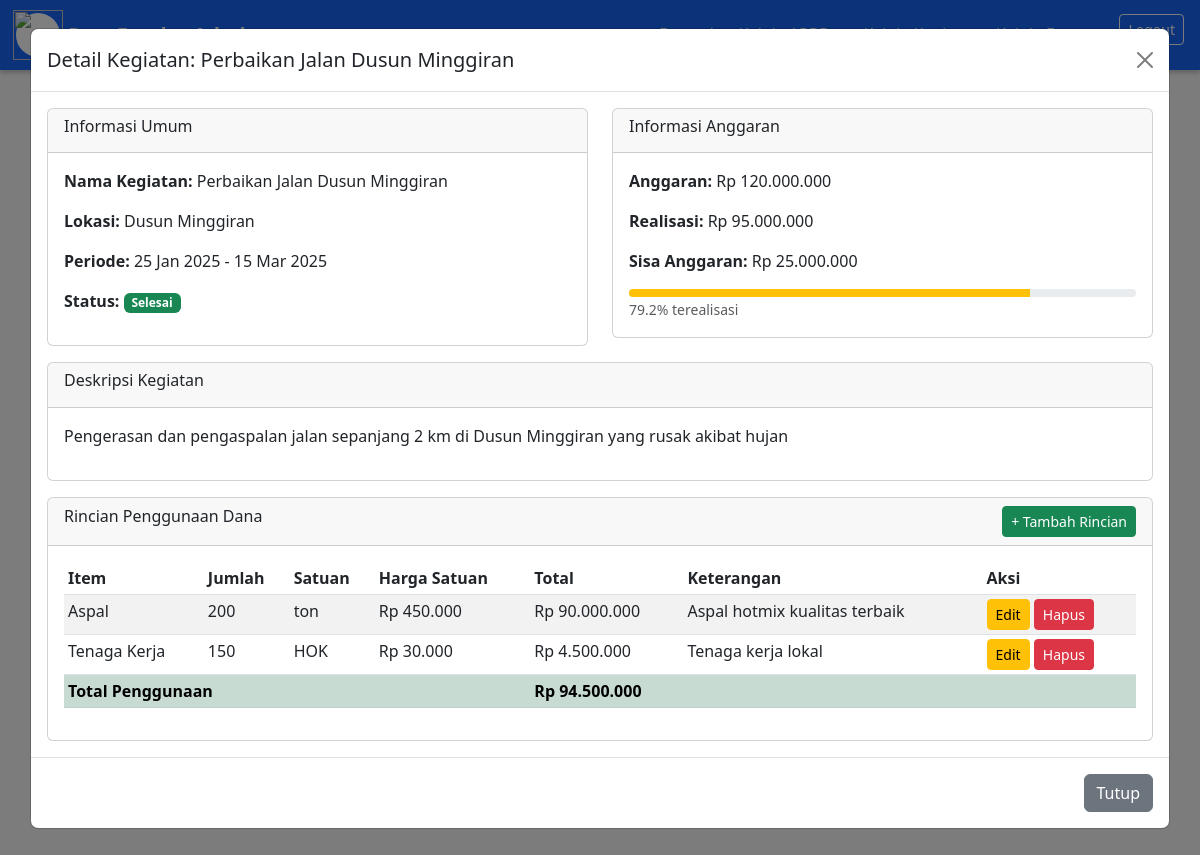
The app's page /admin_kegiatan.php?detail_id=1 (signed in) with its own data.
### tables this page shows
CREATE TABLE IF NOT EXISTS kegiatan (
    id INT AUTO_INCREMENT PRIMARY KEY,
    pengeluaran_id INT NOT NULL,
    nama_kegiatan VARCHAR(255) NOT NULL,
    deskripsi TEXT NOT NULL,
    lokasi VARCHAR(255) NOT NULL,
    tanggal_mulai DATE NOT NULL,
    tanggal_selesai DATE NULL,
    anggaran DECIMAL(15,2) NOT NULL,
    realisasi DECIMAL(15,2) NOT NULL DEFAULT 0,
    sisa_anggaran DECIMAL(15,2) NOT NULL,
    status ENUM('rencana', 'berjalan', 'selesai') DEFAULT 'rencana',
    dokumentasi TEXT,
    created_at TIMESTAMP DEFAULT CURRENT_TIMESTAMP,
    FOREIGN KEY (pengeluaran_id) REFERENCES pengeluaran(id) ON DELETE CASCADE
);

CREATE TABLE IF NOT EXISTS detail_penggunaan_kegiatan (
    id INT AUTO_INCREMENT PRIMARY KEY,
    kegiatan_id INT NOT NULL,
    item VARCHAR(255) NOT NULL,
    jumlah DECIMAL(15,2) NOT NULL,
    satuan VARCHAR(50) NOT NULL,
    harga_satuan DECIMAL(15,2) NOT NULL,
    total DECIMAL(15,2) NOT NULL,
    keterangan TEXT,
    FOREIGN KEY (kegiatan_id) REFERENCES kegiatan(id) ON DELETE CASCADE
);

### admin_kegiatan.php (the view, shortened to what this page needs)
<?php
require_once 'config.php';
try {
    $stmt = $pdo->prepare("
        SELECT k.*, p.nama_kegiatan as nama_pengeluaran, p.anggaran as anggaran_pengeluaran
        FROM kegiatan k
        LEFT JOIN pengeluaran p ON k.pengeluaran_id = p.id
        ORDER BY k.created_at DESC
    ");
    $stmt->execute();
    $kegiatan = $stmt->fetchAll();
    $detail_kegiatan = null;
    $detail_penggunaan = [];
    if (isset($_GET['detail_id'])) {
        $detail_id = clean_input($_GET['detail_id']);
        $stmt = $pdo->prepare("SELECT * FROM kegiatan WHERE id = ?");
        $stmt->execute([$detail_id]);
        $detail_kegiatan = $stmt->fetch();
        if ($detail_kegiatan) {
            $stmt = $pdo->prepare("SELECT * FROM detail_penggunaan_kegiatan WHERE kegiatan_id = ?");
            $stmt->execute([$detail_id]);
            $detail_penggunaan = $stmt->fetchAll();
        }
    }
} catch(PDOException $e) {
    $error = "Gagal memuat data kegiatan: " . $e->getMessage();
}
?>
<!DOCTYPE html>
<html lang="id">
<head>
    <link href="https://cdn.jsdelivr.net/npm/bootstrap@5.3.0/dist/css/bootstrap.min.css" rel="stylesheet" />
</head>
<body class="bg-light">
    <nav class="navbar navbar-expand-md navbar-custom px-3">
        <a class="navbar-brand d-flex align-items-center fw-bold" href="index.php">
            <div style="width:44px;height:44px;background:#fff;border-radius:50%;display:flex;align-items:center;justify-content:center;margin-right:8px;">
            </div>
        </a>
        <div class="collapse navbar-collapse" id="navMenu">
            <ul class="navbar-nav ms-auto mb-2 mb-md-0">
                <li class="nav-item"><a class="nav-link" href="dashboard.php">Beranda</a></li>
                <li class="nav-item"><a class="nav-link" href="admin_apbdes.php">Kelola APBDes</a></li>
                <li class="nav-item"><a class="nav-link active" href="admin_kegiatan.php">Kelola Kegiatan</a></li>
                <li class="nav-item"><a class="nav-link" href="admin_forum.php">Kelola Forum</a></li>
                <li class="nav-item">
                    <a href="admin_logout.php" class="btn btn-outline-light btn-sm ms-3">Logout</a>
                </li>
            </ul>
        </div>
    </nav>
    <main class="container my-4">
        <h1 class="text-center mb-4 fw-bold">Kelola Kegiatan Desa Minggiran</h1>
        <div class="admin-container text-center">
            <button class="btn btn-primary btn-lg" data-bs-toggle="modal" data-bs-target="#tambahKegiatanModal">
            </button>
        </div>
        <div class="admin-container">
            <h4 class="mb-3">Daftar Kegiatan</h4>
            <?php if (empty($kegiatan)): ?>
                <div class="text-center text-muted py-4">
                    <h5>Belum ada kegiatan</h5>
                    <p>Klik tombol "Tambah Kegiatan Baru" untuk menambah kegiatan pertama.</p>
                </div>
            <?php else: ?>
                <?php foreach($kegiatan as $item):
                ?>
                <div class="kegiatan-card">
                    <div class="row">
                        <div class="col-md-8">
                            <h5 class="mb-2"><?php echo htmlspecialchars($item['nama_kegiatan']); ?></h5>
                            <p class="text-muted mb-2"><?php echo htmlspecialchars($item['deskripsi']); ?></p>
                            <div class="row mb-2">
                                <div class="col-sm-6">
                                    <small class="text-muted">
                                        <strong>Lokasi:</strong> <?php echo htmlspecialchars($item['lokasi']); ?>
                                    </small>
                                </div>
                                <div class="col-sm-6">
                                    <small class="text-muted">
                                        <strong>Periode:</strong> <?php echo date('d M Y', strtotime($item['tanggal_mulai'])); ?>
                                    </small>
                                </div>
                            </div>
                            <div class="d-flex justify-content-between align-items-center">
                                <small class="text-muted">
                                </small>
                                <span class="badge
                                    <?php echo $item['status'] == 'selesai' ? 'bg-success' :
                                           ($item['status'] == 'berjalan' ? 'bg-warning' : 'bg-secondary'); ?>">
                                </span>
                            </div>
                        </div>
                        <div class="col-md-4 text-end">
                            <div class="mb-2">
                                <strong>Anggaran: Rp <?php echo number_format($item['anggaran'], 0, ',', '.'); ?></strong>
                            </div>
                            <div class="mb-3">
                                <small class="text-muted d-block">Sisa: Rp <?php echo number_format($item['sisa_anggaran'], 0, ',', '.'); ?></small>
                            </div>
                            <div class="btn-group">
                                <a href="admin_kegiatan.php?detail_id=<?php echo $item['id']; ?>" class="btn btn-info btn-sm btn-action">
                                </a>
                                <button class="btn btn-warning btn-sm btn-action" data-bs-toggle="modal" data-bs-target="#editKegiatanModal<?php echo $item['id']; ?>">
                                </button>
                                <a href="admin_kegiatan.php?hapus_kegiatan=<?php echo $item['id']; ?>" class="btn btn-danger btn-sm btn-action"
                                   onclick="return confirm('Hapus kegiatan <?php echo addslashes($item['nama_kegiatan']); ?>?')">
                                </a>
                            </div>
                        </div>
                    </div>
                </div>
                <?php endforeach; ?>
            <?php endif; ?>
        </div>
    </main>
    <?php if ($detail_kegiatan): ?>
    <div class="modal fade show" id="detailModal" tabindex="-1" aria-labelledby="detailModalLabel" aria-hidden="false" style="display: block; background: rgba(0,0,0,0.5);">
        <div class="modal-dialog modal-xl">
            <div class="modal-content">
                <div class="modal-header">
                    <h5 class="modal-title" id="detailModalLabel">Detail Kegiatan: <?php echo htmlspecialchars($detail_kegiatan['nama_kegiatan']); ?></h5>
                    <a href="admin_kegiatan.php" class="btn-close" aria-label="Close"></a>
                </div>
                <div class="modal-body">
                    <div class="row">
                        <div class="col-md-6">
                            <div class="card mb-3">
                                <div class="card-header">
                                    <h6>Informasi Umum</h6>
                                </div>
                                <div class="card-body">
                                    <p><strong>Nama Kegiatan:</strong> <?php echo htmlspecialchars($detail_kegiatan['nama_kegiatan']); ?></p>
                                    <p><strong>Lokasi:</strong> <?php echo htmlspecialchars($detail_kegiatan['lokasi']); ?></p>
                                    <p><strong>Periode:</strong> <?php echo date('d M Y', strtotime($detail_kegiatan['tanggal_mulai'])); ?>
                                        <?php if ($detail_kegiatan['tanggal_selesai']): ?>
                                         - <?php echo date('d M Y', strtotime($detail_kegiatan['tanggal_selesai'])); ?>
                                        <?php endif; ?>
                                    </p>
                                    <p><strong>Status:</strong>
                                        <span class="badge
                                            <?php echo $detail_kegiatan['status'] == 'selesai' ? 'bg-success' :
                                                   ($detail_kegiatan['status'] == 'berjalan' ? 'bg-warning' : 'bg-secondary'); ?>">
                                            <?php echo ucfirst($detail_kegiatan['status']); ?>
                                        </span>
                                    </p>
                                </div>
                            </div>
                        </div>
                        <div class="col-md-6">
                            <div class="card mb-3">
                                <div class="card-header">
                                    <h6>Informasi Anggaran</h6>
                                </div>
                                <div class="card-body">
                                    <p><strong>Anggaran:</strong> Rp <?php echo number_format($detail_kegiatan['anggaran'], 0, ',', '.'); ?></p>
                                    <p><strong>Realisasi:</strong> Rp <?php echo number_format($detail_kegiatan['realisasi'], 0, ',', '.'); ?></p>
                                    <p><strong>Sisa Anggaran:</strong> Rp <?php echo number_format($detail_kegiatan['sisa_anggaran'], 0, ',', '.'); ?></p>
                                    <div class="progress mt-2">
                                        <div class="progress-bar
                                            <?php echo ($detail_kegiatan['realisasi'] / $detail_kegiatan['anggaran'] * 100) >= 100 ? 'bg-success' :
                                                   (($detail_kegiatan['realisasi'] / $detail_kegiatan['anggaran'] * 100) >= 50 ? 'bg-warning' : 'bg-info'); ?>"
                                            role="progressbar"
                                            style="width: <?php echo min(($detail_kegiatan['realisasi'] / $detail_kegiatan['anggaran'] * 100), 100); ?>%"
                                            aria-valuenow="<?php echo ($detail_kegiatan['realisasi'] / $detail_kegiatan['anggaran'] * 100); ?>"
                                            aria-valuemin="0" aria-valuemax="100">
                                        </div>
                                    </div>
                                    <small class="text-muted"><?php echo number_format(($detail_kegiatan['realisasi'] / $detail_kegiatan['anggaran'] * 100), 1); ?>% terealisasi</small>
                                </div>
                            </div>
                        </div>
                    </div>
                    <div class="card mb-3">
                        <div class="card-header">
                            <h6>Deskripsi Kegiatan</h6>
                        </div>
                        <div class="card-body">
                            <p><?php echo nl2br(htmlspecialchars($detail_kegiatan['deskripsi'])); ?></p>
                        </div>
                    </div>
                    <div class="card">
                        <div class="card-header d-flex justify-content-between align-items-center">
                            <h6>Rincian Penggunaan Dana</h6>
                            <button class="btn btn-success btn-sm" data-bs-toggle="modal" data-bs-target="#tambahDetailModal">
                                + Tambah Rincian
                            </button>
                        </div>
                        <div class="card-body">
                            <?php if (!empty($detail_penggunaan)): ?>
                            <div class="table-responsive">
                                <table class="table table-sm table-striped">
                                    <thead>
                                        <tr>
                                            <th>Item</th>
                                            <th>Jumlah</th>
                                            <th>Satuan</th>
                                            <th>Harga Satuan</th>
                                            <th>Total</th>
                                            <th>Keterangan</th>
                                            <th>Aksi</th>
                                        </tr>
                                    </thead>
                                    <tbody>
                                        <?php foreach($detail_penggunaan as $item): ?>
                                        <tr>
                                            <td><?php echo htmlspecialchars($item['item']); ?></td>
                                            <td><?php echo number_format($item['jumlah'], 0, ',', '.'); ?></td>
                                            <td><?php echo htmlspecialchars($item['satuan']); ?></td>
                                            <td>Rp <?php echo number_format($item['harga_satuan'], 0, ',', '.'); ?></td>
                                            <td>Rp <?php echo number_format($item['total'], 0, ',', '.'); ?></td>
                                            <td><?php echo htmlspecialchars($item['keterangan']); ?></td>
                                            <td>
                                                <button class="btn btn-warning btn-sm">Edit</button>
                                                <a href="?hapus_detail=<?php echo $item['id']; ?>&detail_id=<?php echo $detail_kegiatan['id']; ?>"
                                                   class="btn btn-danger btn-sm"
                                                   onclick="return confirm('Hapus rincian ini?')">Hapus</a>
                                            </td>
                                        </tr>
                                        <?php endforeach; ?>
                                        <tr class="table-success fw-bold">
                                            <td colspan="4">Total Penggunaan</td>
                                            <td>Rp <?php echo number_format(array_sum(array_column($detail_penggunaan, 'total')), 0, ',', '.'); ?></td>
                                            <td colspan="2"></td>
                                        </tr>
                                    </tbody>
                                </table>
                            </div>
                            <?php else: ?>
                                <p class="text-muted text-center">Belum ada rincian penggunaan dana</p>
                            <?php endif; ?>
                        </div>
                    </div>
                </div>
                <div class="modal-footer">
                    <a href="admin_kegiatan.php" class="btn btn-secondary">Tutup</a>
                </div>
            </div>
        </div>
    </div>
    <?php endif; ?>
</body>
</html>

### admin_kegiatan.php (style rules this page uses)
.navbar-custom { background-color: #1966f5; box-shadow: 0 3px 4px rgba(0, 0, 0, 0.2); }
.navbar-custom .navbar-brand, .navbar-custom .nav-link { color: white; user-select: none; }
.admin-container { background: white; border-radius: 10px; padding: 25px; box-shadow: 0 4px 6px rgba(0, 0, 0, 0.1); margin-bottom: 20px; }
.kegiatan-card { border: 1px solid #ddd; border-radius: 8px; padding: 15px; margin-bottom: 15px; }
.progress { height: 8px; }
.btn-action { margin: 2px; }
.navbar-custom .nav-link.active { border-bottom: 2px solid white; color: white; }

### records on screen
kegiatan: nama_kegiatan "Perbaikan Jalan Dusun Minggiran", lokasi "Dusun Minggiran", tanggal_mulai "25 Jan 2025", tanggal_selesai "15 Mar 2025", status "Selesai", anggaran "120.000.000", realisasi "95.000.000", sisa_anggaran "25.000.000", $detail_kegiatan['realisasi'] / $detail_kegiatan['anggaran'] * 100 "79.2", deskripsi "Pengerasan dan pengaspalan jalan sepanjang 2 km di Dusun Minggiran yang rusak akibat hujan"
detail_penggunaan_kegiatan: item "Aspal", jumlah "200", satuan "ton", harga_satuan "450.000", total "90.000.000", keterangan "Aspal hotmix kualitas terbaik"
detail_penggunaan_kegiatan: item "Tenaga Kerja", jumlah "150", satuan "HOK", harga_satuan "30.000", total "4.500.000", keterangan "Tenaga kerja lokal"

### other values on screen
array_sum(array_column($detail_penggunaan, 'total')) "94.500.000"
